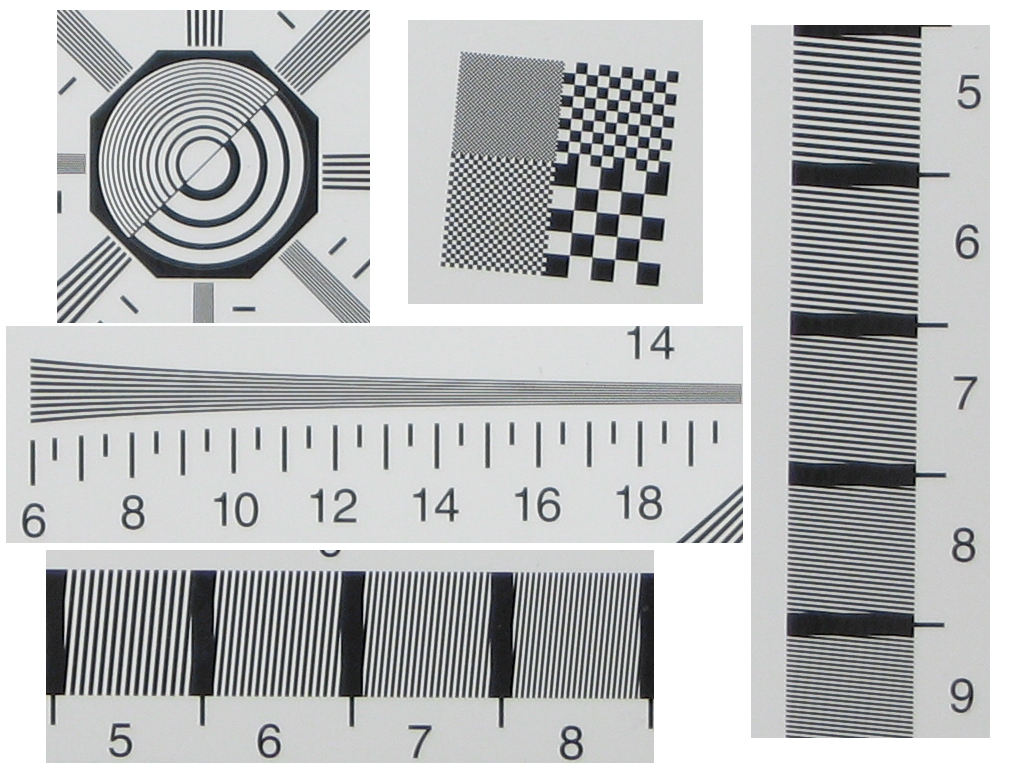
#> input picture 05Preproc/images/patterns.png, 1024 x 768 px
$ python imsharpen_demo.py   (older library calls are emulated)
#> lines starting #> are read from the running program, lines starting #| are printed output that depends on the picture; after the words box and inside, x2 and y2 are one past the last pixel; in counts of white or black regions, pixels touching at a corner belong together
"""
demo of imashapen Image sharping.

by Holdlen2DH 2017-11-29 holdlen2dh@126.com
"""
import os
import numpy as np
from PIL import Image
import matplotlib.pyplot as plt
import matplotlib.lines as lines
plt.style.use('seaborn')
current_dir = os.path.dirname(os.path.realpath(__file__))
output_dir = current_dir + "/output_images"

def imsharpen(img, C, verbosity = 0):
    """
    Function imsharpen sharpens an image by emphasizing places with high gradients.
    Sharpening is computed by substracting a weighted Laplacian from the blurred image.
    """
    # convert the input image to double precision,
    # integers casue errors in gradient computation
    im_out = None
    im = img.astype(np.float)
    # compute the first derivatives
    gradY, gradX = np.gradient(im)
    # compute the seconde derivatives
    sqgradX = np.gradient(gradX, axis = 1)
    sqgradY = np.gradient(gradY, axis = 0)

    lap_im = sqgradX + sqgradY

    # sharpen the image
    im_out = im - C * lap_im

    # truncate values smaller than 0 and higher than 255
    im_out[im_out > 255] = 255
    im_out[im_out < 0] = 0
    im_out = np.uint8(im_out)

    if verbosity > 0:
        plt.figure()
        plt.subplot(2, 2, 1)
        plt.imshow(gradX, cmap = "gray")
        plt.title("x-gradient $\it \partial I/\partial x$")

        plt.subplot(2, 2, 2)
        plt.imshow(gradY, cmap = "gray")
        plt.title("y-gradient $\it \partial I/\partial y$")

        plt.subplot(2, 2, 3)
        plt.imshow(sqgradX, cmap = "gray")
        plt.title("$\it \partial^2 I/\partial^2 x$")

        plt.subplot(2, 2, 4)
        plt.imshow(sqgradY, cmap = "gray")
        plt.title("$\it \partial^2 I/\partial^2 y$")
        plt.tight_layout()
        plt.savefig(output_dir + "/sharpen_gradients.jpg")

        plt.figure()
        plt.imshow(lap_im, cmap = "gray")
        plt.title("Laplacian:" + r"$\it \bigtriangledown = \partial^2 I/\partial^2 x + \partial^2 I/\partial^2 y$")
        plt.savefig(output_dir + "/sharpen_laplacian.jpg")
    return im_out

step = 1
x1 = np.arange(1, 101, step)
x2 = np.arange(x1[x1.size - 1] + step, 2 * x1[x1.size - 1] + step, step)
n = 10

do_low = x1[np.int(np.round(x1.size/2)) - 1]
do_high = x2[np.int(np.round(x1.size/2)) - 1]

C = 20
ymin = 0
ymax = 255
x1_low = (x1/do_low)**(2 * n)
y1 = 255 * x1_low/(1 + x1_low)
y2 = ymax - y1

x = np.concatenate((x1, x2))
y = np.concatenate((y1, y2))

gy = np.gradient(y)

lap_y = np.gradient(gy)
lap_ysc = C * lap_y

y_sharp = y - lap_ysc
y_sharp_bound = y_sharp.copy()
y_sharp_bound[y_sharp > 255] = 255
y_sharp_bound[y_sharp < 0] = 0

ymin = np.min(y_sharp)
ymax = np.max(y_sharp)

fig, [ax1, ax2, ax3, ax4]= plt.subplots(4, 1)

# subplot 1
ax1.plot(x, y, "-", linewidth = 2)
# ax1.axis([x[0], x[x.size - 1], ymin, ymax])
l1 = lines.Line2D([do_low, do_low], [ymin, ymax], color = 'k', linewidth = 1)
l2 = lines.Line2D([do_high, do_high], [ymin, ymax], color = 'k', linewidth = 1)
ax1.add_line(l1)
ax1.add_line(l2)
ax1.set_title("Original signal $\it f$")

# subplot 2
ax2.plot(x, gy, "-", linewidth = 2)
ax2.set_ylim([-50, 50])
l1 = lines.Line2D([do_low, do_low], 1.1 * np.array([np.min(gy), np.max(gy)]), color = 'k', linewidth = 1)
l2 = lines.Line2D([do_high, do_high], 1.1 * np.array([np.min(gy), np.max(gy)]), color = 'k', linewidth = 1)
ax2.add_line(l1)
ax2.add_line(l2)
ax2.set_title("First derivative $\it \partial f / \partial x$")

# subplot 3
ax3.plot(x, lap_ysc, "-", linewidth = 2)
ax3.set_ylim([-100, 100])
l1 = lines.Line2D([do_low, do_low], 1.1 * np.array([np.min(lap_ysc), np.max(lap_ysc)]), color = 'k', linewidth = 1)
l2 = lines.Line2D([do_high, do_high], 1.1 * np.array([np.min(lap_ysc), np.max(lap_ysc)]), color = 'k', linewidth = 1)
ax3.add_line(l1)
ax3.add_line(l2)
ax3.set_title("Second derivative-Laplacian(scaled) $\it C \partial^2 f / \partial^2 x$")

# subplot 4
ax4.plot(x, y, 'b-', linewidth = 1, label = "original signal")
ax4.plot(x, y_sharp, "g-", linewidth = 4, label = "sharpened signal")
ax4.plot(x, y_sharp_bound, "r-", linewidth = 2, label = "truncated to <0, 255>")
ax4.legend()
l1 = lines.Line2D([do_low, do_low], [ymin, ymax], color = 'k', linewidth = 1)
l2 = lines.Line2D([do_high, do_high], [ymin, ymax], color = 'k', linewidth = 1)
ax4.add_line(l1)
ax4.add_line(l2)
ax4.set_title("Improved signal $f - \it C \partial^2 f / \partial^2 x$")
plt.tight_layout()
plt.savefig(output_dir + "/imsharpen_1D.jpg")
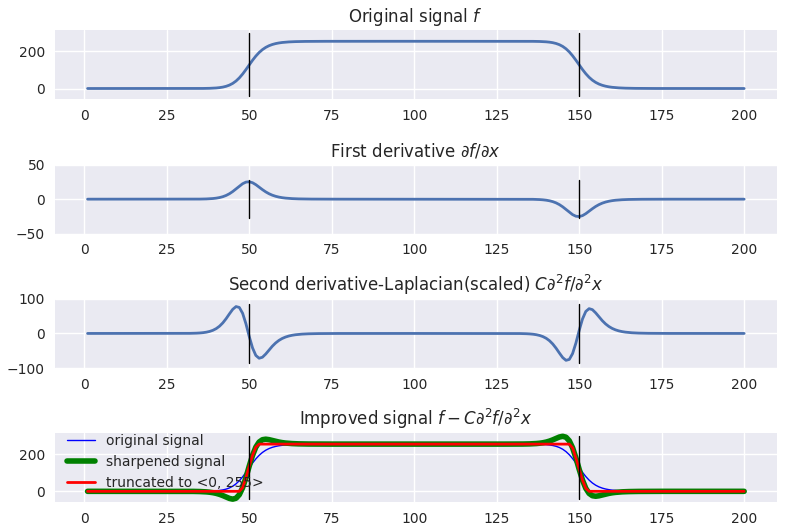
#> figure drawn by matplotlib, 4 panels; panel 1: curve peaks at x = 101, y = 255; panel 2: curve peaks at x = 50, y = 25.17; panel 3: curve peaks at x = 46, y = 77.8; panel 4: curve peaks at x = 101, y = 255

# image sharpening
img = Image.open(current_dir + "/images/patterns.png")
#> img is the input picture: PIL image 1024x768 RGB; mean R, G, B 185.9, 187.7, 188
print(img.format, img.size, img.mode)
#| PNG (1024, 768) RGB

img_data = np.asarray(img, dtype = np.uint8)

IM = np.uint8(np.round(np.mean(img_data, axis = 2)))
IM = IM[::2, ::2]
#> IM: shape (384, 512)

plt.style.use('default')
fig = plt.figure()
plt.imshow(IM, cmap = "gray")
plt.title("Original image")
plt.savefig(output_dir + "/sharpen_input.jpg")

C = 0.5
IM_out = imsharpen(IM, C, 1)
#> in imsharpen, `gradY, gradX = np.gradient(im)`:
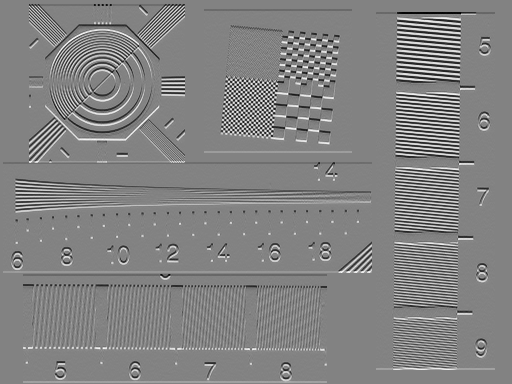
#> gradY: shape (384, 512) float64; min -113, max 107, mean 0; drawn with min black and max white
#> in imsharpen, `gradY, gradX = np.gradient(im)`:
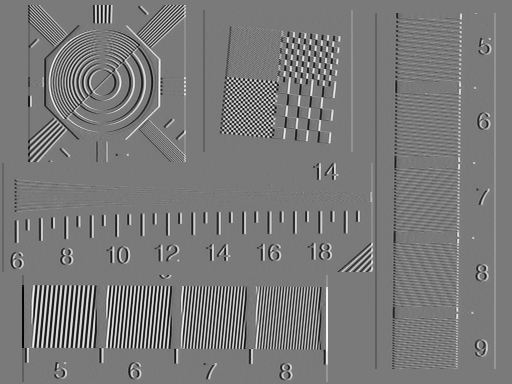
#> gradX: shape (384, 512) float64; min -112, max 122, mean 0; drawn with min black and max white
#> in imsharpen, `lap_im = sqgradX + sqgradY`:
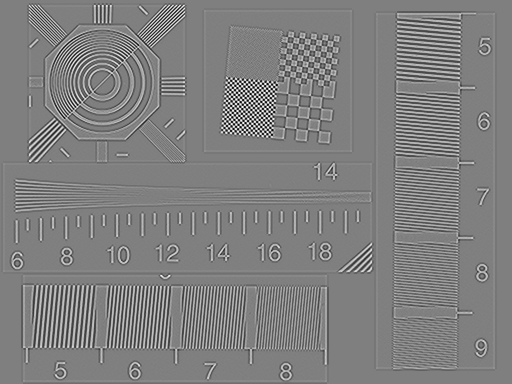
#> lap_im: shape (384, 512) float64; min -187, max 185.8, mean 0; drawn with min black and max white
#> in imsharpen, `im_out = im - C * lap_im`:
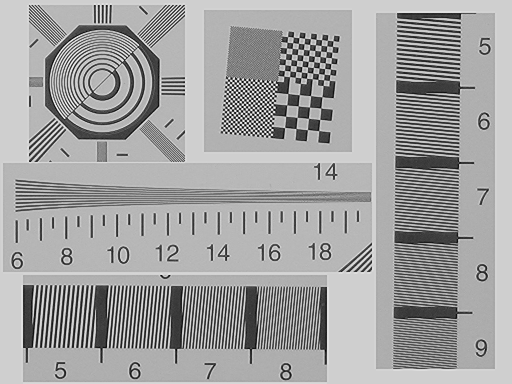
#> im_out: shape (384, 512) float64; min -55.88, max 327, mean 187.2; drawn with min black and max white
#> in imsharpen, `im_out[im_out > 255] = 255`:
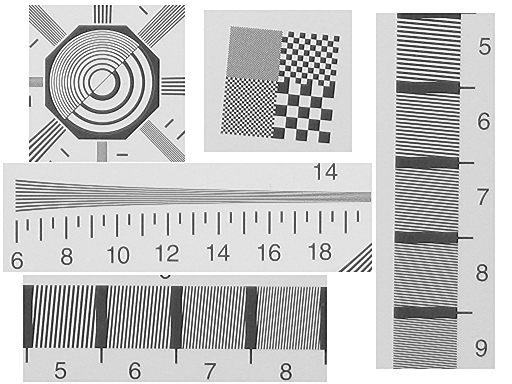
#> im_out: shape (384, 512) float64; 7.3% of pixels changed, all inside (x1, y1, x2, y2) = (1, 3, 497, 384); drawn with min black and max white
#> in imsharpen, `im_out[im_out < 0] = 0`:
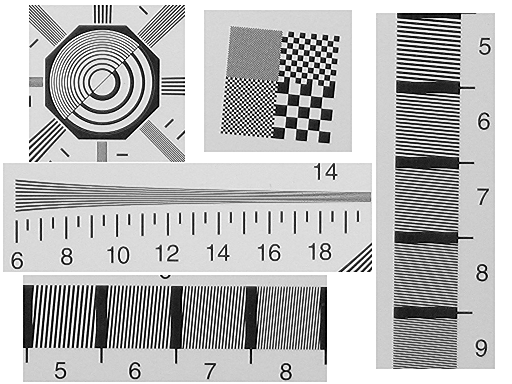
#> im_out: shape (384, 512) float64; 1.58% of pixels changed, all inside (x1, y1, x2, y2) = (13, 5, 490, 379)

plt.figure()
plt.imshow(IM_out, cmap = "gray")
plt.title("Sharpened image, C = %0.1f"%C)
plt.savefig(output_dir + "/sharpen_output.jpg")
plt.show()

$ run again, with 05Preproc/images/pattern2.png copied over 05Preproc/images/patterns.png
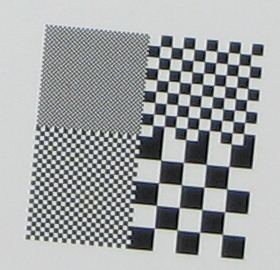
#> input picture 05Preproc/images/pattern2.png, 280 x 270 px
#> img is the input picture: PIL image 280x270 RGB; mean R, G, B 161.7, 164.1, 164.5
#| PNG (280, 270) RGB
#> in imsharpen, `im_out[im_out > 255] = 255`:
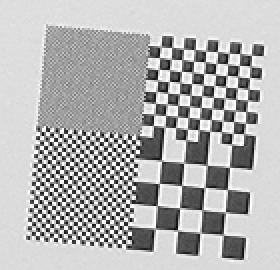
#> im_out: shape (135, 140) float64 (shown 2 times larger); min -57.62, max 255, mean 161.7; drawn with min black and max white
#> in imsharpen, `im_out[im_out < 0] = 0`:
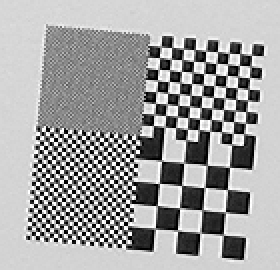
#> im_out: shape (135, 140) float64 (shown 2 times larger); 4.43% of pixels changed, all inside (x1, y1, x2, y2) = (14, 20, 131, 129)
